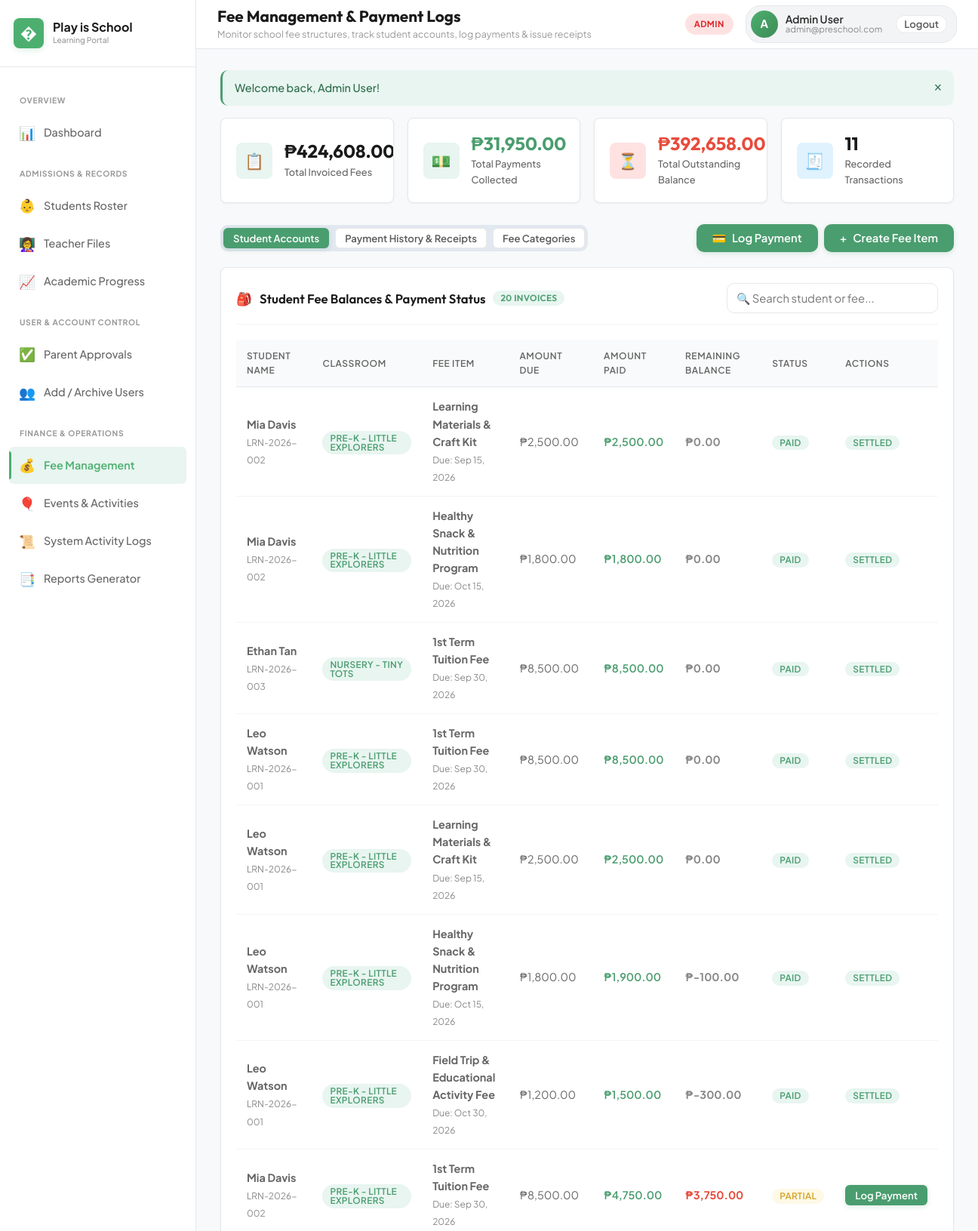
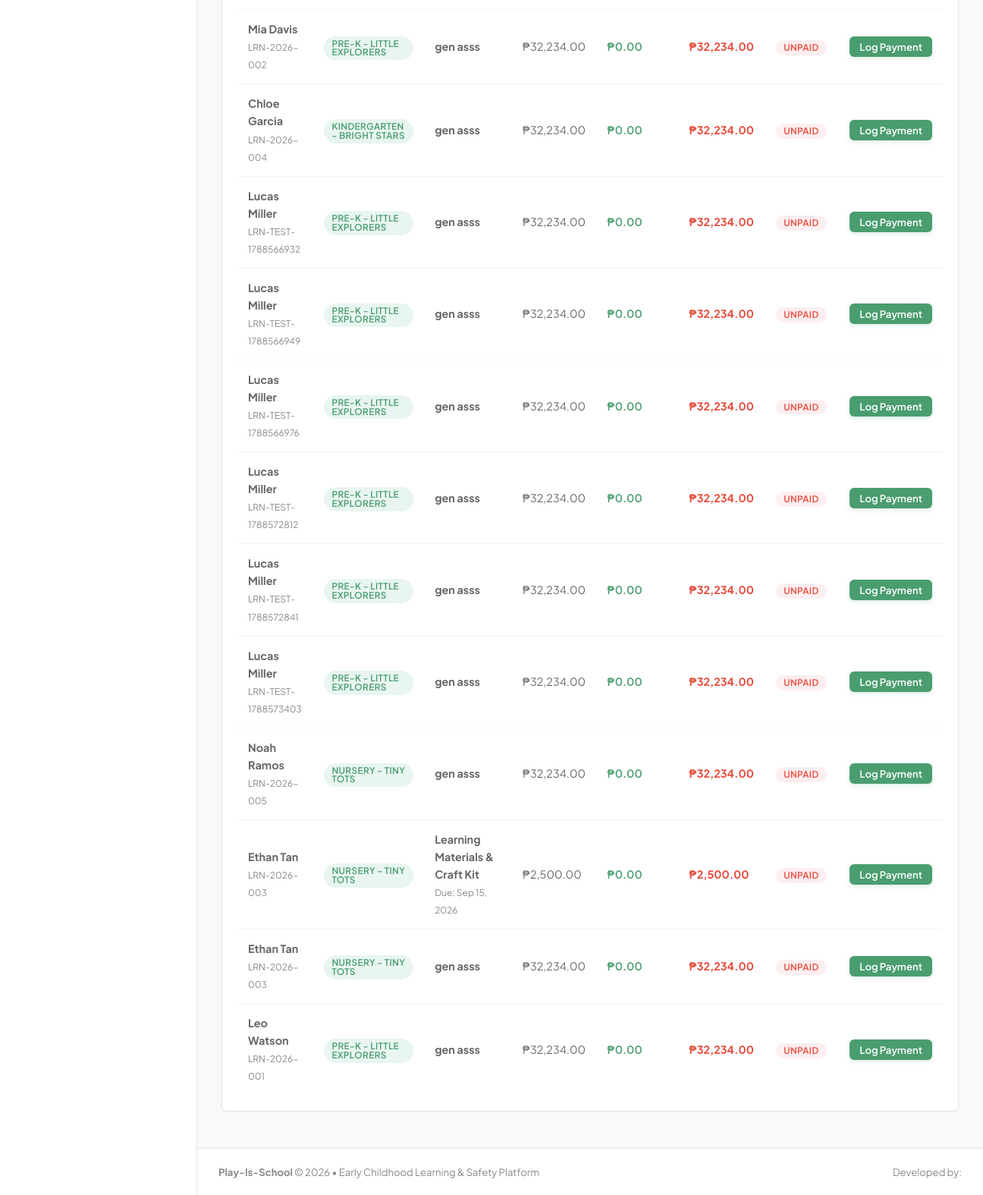
The page /admin/fees.php (signed in) on the database its author committed (2 pictures, top to bottom).
### tables this page shows
CREATE TABLE student_fees (
            id INTEGER PRIMARY KEY AUTOINCREMENT,
            student_id INTEGER NOT NULL,
            fee_id INTEGER NOT NULL,
            amount_due REAL NOT NULL,
            amount_paid REAL DEFAULT 0,
            status TEXT DEFAULT 'unpaid' CHECK(status IN ('unpaid', 'partially_paid', 'paid')),
            created_at DATETIME DEFAULT CURRENT_TIMESTAMP,
            FOREIGN KEY (student_id) REFERENCES students(id) ON DELETE CASCADE,
            FOREIGN KEY (fee_id) REFERENCES fees(id) ON DELETE CASCADE
        );

CREATE TABLE students (
            id INTEGER PRIMARY KEY AUTOINCREMENT,
            first_name TEXT NOT NULL,
            last_name TEXT NOT NULL,
            lrn TEXT UNIQUE,
            dob DATE NOT NULL,
            gender TEXT CHECK(gender IN ('Male', 'Female')),
            blood_type TEXT,
            classroom_id INTEGER,
            parent_id INTEGER,
            address TEXT,
            emergency_contact_name TEXT,
            emergency_contact_phone TEXT,
            allergies TEXT,
            medical_notes TEXT,
            enrollment_status TEXT DEFAULT 'enrolled' CHECK(enrollment_status IN ('enrolled', 'archived', 'withdrawn')),
            admission_date DATE,
            avatar TEXT,
            FOREIGN KEY (classroom_id) REFERENCES classrooms(id) ON DELETE SET NULL,
            FOREIGN KEY (parent_id) REFERENCES users(id) ON DELETE SET NULL
        );

CREATE TABLE classrooms (
            id INTEGER PRIMARY KEY AUTOINCREMENT,
            name TEXT NOT NULL,
            room_number TEXT,
            capacity INTEGER DEFAULT 20,
            teacher_id INTEGER,
            FOREIGN KEY (teacher_id) REFERENCES users(id) ON DELETE SET NULL
        );

CREATE TABLE fees (
            id INTEGER PRIMARY KEY AUTOINCREMENT,
            title TEXT NOT NULL,
            description TEXT,
            amount REAL NOT NULL,
            school_year TEXT NOT NULL,
            due_date DATE
        );

### config/config.php (called while the page is built, shortened)
<?php
function formatMoney($amount) {
    return '₱' . number_format((float)$amount, 2);
}
function formatDate($date, $format = 'M d, Y') {
    return date($format, strtotime($date));
}

### admin/fees.php (the view, shortened to what this page needs)
<?php
$db = getDB();
$totalInvoiced = $db->query("SELECT COALESCE(SUM(amount_due), 0) FROM student_fees")->fetchColumn();
$totalCollected = $db->query("SELECT COALESCE(SUM(amount_paid), 0) FROM student_fees")->fetchColumn();
$totalBalance = $totalInvoiced - $totalCollected;
$paymentsCount = $db->query("SELECT COUNT(*) FROM payment_logs")->fetchColumn();
$studentFees = $db->query("
    SELECT sf.*, s.first_name, s.last_name, s.lrn, c.name as class_name, f.title as fee_title, f.due_date
    FROM student_fees sf
    JOIN students s ON sf.student_id = s.id
    JOIN fees f ON sf.fee_id = f.id
    LEFT JOIN classrooms c ON s.classroom_id = c.id
    WHERE s.enrollment_status = 'enrolled'
    ORDER BY sf.status ASC, s.last_name ASC
")->fetchAll();
$activeTab = $_GET['tab'] ?? 'accounts';
require_once dirname(__DIR__) . '/includes/header.php';
?>
<div class="stat-grid">
    <div class="stat-card">
        <div class="stat-icon-wrapper stat-icon-primary">📋</div>
        <div class="stat-content">
            <div class="stat-value"><?= formatMoney($totalInvoiced) ?></div>
            <div class="stat-label">Total Invoiced Fees</div>
        </div>
    </div>
    <div class="stat-card">
        <div class="stat-icon-wrapper stat-icon-mint">💵</div>
        <div class="stat-content">
            <div class="stat-value" style="color: var(--mint);"><?= formatMoney($totalCollected) ?></div>
            <div class="stat-label">Total Payments Collected</div>
        </div>
    </div>
    <div class="stat-card">
        <div class="stat-icon-wrapper stat-icon-rose">⏳</div>
        <div class="stat-content">
            <div class="stat-value" style="color: var(--rose);"><?= formatMoney($totalBalance) ?></div>
            <div class="stat-label">Total Outstanding Balance</div>
        </div>
    </div>
    <div class="stat-card">
        <div class="stat-icon-wrapper stat-icon-sky">🧾</div>
        <div class="stat-content">
            <div class="stat-value"><?= number_format($paymentsCount) ?></div>
            <div class="stat-label">Recorded Transactions</div>
        </div>
    </div>
</div>
<div class="d-flex justify-between align-center" style="margin-bottom: 20px; flex-wrap: wrap; gap: 14px;">
    <div class="d-flex gap-2" style="background: #E2E8F0; padding: 4px; border-radius: var(--radius-md);">
        <a href="fees.php?tab=accounts" class="btn btn-sm <?= $activeTab === 'accounts' ? 'btn-primary' : 'btn-secondary' ?>">
            Student Accounts
        </a>
        <a href="fees.php?tab=payments" class="btn btn-sm <?= $activeTab === 'payments' ? 'btn-primary' : 'btn-secondary' ?>">
            Payment History & Receipts
        </a>
        <a href="fees.php?tab=structures" class="btn btn-sm <?= $activeTab === 'structures' ? 'btn-primary' : 'btn-secondary' ?>">
            Fee Categories
        </a>
    </div>
    <div class="d-flex gap-2">
        <button class="btn btn-mint" onclick="openLogPaymentModal()">
            <span>💳</span> Log Payment
        </button>
        <button class="btn btn-primary" onclick="openModal('addFeeModal')">
            <span>+</span> Create Fee Item
        </button>
    </div>
</div>
<?php if ($activeTab === 'accounts'): ?>
    <div class="card">
        <div class="card-header">
            <h3 class="card-title">
                <span>🎒</span> Student Fee Balances & Payment Status
                <span class="badge badge-primary"><?= count($studentFees) ?> Invoices</span>
            </h3>
            <input type="text" class="form-control" data-table-search="feeAccountsTable" placeholder="🔍 Search student or fee..." style="max-width: 280px;">
        </div>
        <div class="table-responsive">
            <table class="table" id="feeAccountsTable">
                <thead>
                    <tr>
                        <th>Student Name</th>
                        <th>Classroom</th>
                        <th>Fee Item</th>
                        <th>Amount Due</th>
                        <th>Amount Paid</th>
                        <th>Remaining Balance</th>
                        <th>Status</th>
                        <th>Actions</th>
                    </tr>
                </thead>
                <tbody>
                    <?php foreach ($studentFees as $sf):
                        $balance = $sf['amount_due'] - $sf['amount_paid'];
                    ?>
                        <tr>
                            <td>
                                <strong><?= htmlspecialchars($sf['first_name'] . ' ' . $sf['last_name']) ?></strong><br>
                                <small style="color: var(--text-muted);"><?= htmlspecialchars($sf['lrn']) ?></small>
                            </td>
                            <td><span class="badge badge-primary"><?= htmlspecialchars($sf['class_name'] ?? 'Unassigned') ?></span></td>
                            <td>
                                <strong><?= htmlspecialchars($sf['fee_title']) ?></strong>
                                <?php if ($sf['due_date']): ?>
                                    <br><small style="color: var(--text-muted);">Due: <?= formatDate($sf['due_date']) ?></small>
                                <?php endif; ?>
                            </td>
                            <td><?= formatMoney($sf['amount_due']) ?></td>
                            <td style="color: var(--mint); font-weight: 600;"><?= formatMoney($sf['amount_paid']) ?></td>
                            <td style="color: <?= $balance > 0 ? 'var(--rose)' : 'var(--text-muted)' ?>; font-weight: 700;">
                                <?= formatMoney($balance) ?>
                            </td>
                            <td>
                                <?php if ($sf['status'] === 'paid'): ?>
                                    <span class="badge badge-success">PAID</span>
                                <?php elseif ($sf['status'] === 'partially_paid'): ?>
                                    <span class="badge badge-warning">PARTIAL</span>
                                <?php else: ?>
                                    <span class="badge badge-danger">UNPAID</span>
                                <?php endif; ?>
                            </td>
                            <td>
                                <?php if ($balance > 0): ?>
                                    <button class="btn btn-mint btn-sm" onclick='prefillPayment(<?= json_encode($sf) ?>, <?= $balance ?>)'>
                                        Log Payment
                                    </button>
                                <?php else: ?>
                                    <span class="badge badge-success">Settled</span>
                                <?php endif; ?>
                            </td>
                        </tr>
                    <?php endforeach; ?>
                </tbody>
            </table>
        </div>
    </div>
<?php endif; ?>
<?php require_once dirname(__DIR__) . '/includes/footer.php'; ?>

### assets/css/style.css (style rules this page uses)
:root { --primary: #4A9D6F; --primary-light: #E8F5F0; --primary-hover: #2D6B4A; --primary-glow: rgba(74, 157, 111, 0.15); --accent: #E74C3C; --accent-light: #FDEEF0; --accent-hover: #C0392B; --secondary: #F4C430; --secondary-light: #FEF9E7; --secondary-hover: #D4A327; --sky: #5DADE2; --sky-light: #EAF2F8; --mint: #4A9D6F; --mint-light: #E8F5F0; --mint-dark: #2D6B4A; --rose: #E74C3C; --rose-light: #FDEEF0; --rose-dark: #A93226; --bg-main: #FAFAF8; --bg-card: #FFFFFF; --bg-card-subtle: #F5F3F1; --text-primary: #2C2C2C; --text-secondary: #5A5A5A; --text-muted: #898989; --border-color: #E8E8E8; --border-subtle: #F0F0F0; --grad-primary: linear-gradient(135deg, #4A9D6F 0%, #2D6B4A 100%); --grad-accent: linear-gradient(135deg, #E74C3C 0%, #C0392B 100%); --grad-secondary: linear-gradient(135deg, #F4C430 0%, #D4A327 100%); --grad-mint: linear-gradient(135deg, #4A9D6F 0%, #3D8760 100%); --grad-rose: linear-gradient(135deg, #E74C3C 0%, #C0392B 100%); --grad-hero: linear-gradient(135deg, #2D6B4A 0%, #4A9D6F 50%, #68B189 100%); --shadow-sm: 0 1px 2px 0 rgba(0, 0, 0, 0.03); --shadow-md: 0 2px 4px rgba(0, 0, 0, 0.05); --shadow-lg: 0 4px 8px rgba(0, 0, 0, 0.08); --shadow-xl: 0 8px 16px rgba(0, 0, 0, 0.1); --shadow-hover: 0 8px 16px rgba(74, 157, 111, 0.12); --radius-sm: 6px; --radius-md: 10px; --radius-lg: 14px; --radius-xl: 20px; --radius-full: 9999px; --trans-fast: 0.15s ease; --trans-normal: 0.25s ease; --trans-bounce: 0.3s ease; }
*, *::before, *::after { box-sizing: border-box; margin: 0; padding: 0; }
body { font-family: 'Plus Jakarta Sans', -apple-system, BlinkMacSystemFont, 'Segoe UI', Roboto, sans-serif; background-color: var(--bg-main); color: var(--text-primary); line-height: 1.6; -webkit-font-smoothing: antialiased; -moz-osx-font-smoothing: grayscale; min-height: 100vh; }
h1, h2, h3, h4, h5, h6 { font-family: 'Outfit', sans-serif; color: var(--text-primary); font-weight: 700; line-height: 1.25; }
a { color: var(--primary); text-decoration: none; transition: color var(--trans-fast); }
.btn { display: inline-flex; align-items: center; justify-content: center; gap: 8px; font-family: 'Plus Jakarta Sans', sans-serif; font-size: 0.92rem; font-weight: 600; padding: 10px 20px; border-radius: var(--radius-md); border: 1px solid transparent; cursor: pointer; transition: all var(--trans-fast); text-decoration: none; line-height: 1; white-space: nowrap; }
.btn-primary { background: var(--primary); color: #FFFFFF !important; box-shadow: 0 2px 6px rgba(74, 157, 111, 0.2); }
.btn-mint { background: var(--primary); color: #FFFFFF !important; box-shadow: 0 2px 6px rgba(74, 157, 111, 0.2); }
.btn-secondary { background: var(--bg-card); border-color: var(--border-color); color: var(--text-secondary) !important; }
.btn-sm { padding: 6px 12px; font-size: 0.82rem; border-radius: var(--radius-sm); }
.badge { display: inline-flex; align-items: center; gap: 5px; font-size: 0.74rem; font-weight: 600; text-transform: uppercase; letter-spacing: 0.03em; padding: 4px 10px; border-radius: var(--radius-full); line-height: 1; }
.badge-success { background: #E8F5F0; color: var(--primary); }
.badge-warning { background: #FEF9E7; color: var(--secondary-hover); }
.badge-danger { background: #FDEEF0; color: var(--accent); }
.badge-primary { background: #E8F5F0; color: var(--primary); }
.form-control, .form-select, textarea.form-control { width: 100%; padding: 10px 12px; font-family: inherit; font-size: 0.92rem; border: 1px solid var(--border-color); border-radius: var(--radius-md); background-color: var(--bg-card); color: var(--text-primary); transition: all var(--trans-fast); }
.d-flex { display: flex; }
.align-center { align-items: center; }
.justify-between { justify-content: space-between; }
.gap-2 { gap: 8px; }

### rows shown on the page
student_fees: student.last_name "Mia Davis", student.lrn "LRN-2026-002", classrooms.name "PRE-K - LITTLE EXPLORERS", fee.title "Learning Materials & Craft Kit", fee.due_date "Sep 15, 2026", amount_due "₱2,500.00", amount_paid "₱2,500.00", formatMoney($balance) "₱0.00", status "PAID", shows "SETTLED"
student_fees: student.last_name "Mia Davis", student.lrn "LRN-2026-002", classrooms.name "PRE-K - LITTLE EXPLORERS", fee.title "Healthy Snack & Nutrition Program", fee.due_date "Oct 15, 2026", amount_due "₱1,800.00", amount_paid "₱1,800.00", formatMoney($balance) "₱0.00", status "PAID", shows "SETTLED"
student_fees: student.last_name "Ethan Tan", student.lrn "LRN-2026-003", classrooms.name "NURSERY - TINY TOTS", fee.title "1st Term Tuition Fee", fee.due_date "Sep 30, 2026", amount_due "₱8,500.00", amount_paid "₱8,500.00", formatMoney($balance) "₱0.00", status "PAID", shows "SETTLED"
student_fees: student.last_name "Leo Watson", student.lrn "LRN-2026-001", classrooms.name "PRE-K - LITTLE EXPLORERS", fee.title "1st Term Tuition Fee", fee.due_date "Sep 30, 2026", amount_due "₱8,500.00", amount_paid "₱8,500.00", formatMoney($balance) "₱0.00", status "PAID", shows "SETTLED"
student_fees: student.last_name "Leo Watson", student.lrn "LRN-2026-001", classrooms.name "PRE-K - LITTLE EXPLORERS", fee.title "Learning Materials & Craft Kit", fee.due_date "Sep 15, 2026", amount_due "₱2,500.00", amount_paid "₱2,500.00", formatMoney($balance) "₱0.00", status "PAID", shows "SETTLED"
student_fees: student.last_name "Leo Watson", student.lrn "LRN-2026-001", classrooms.name "PRE-K - LITTLE EXPLORERS", fee.title "Healthy Snack & Nutrition Program", fee.due_date "Oct 15, 2026", amount_due "₱1,800.00", amount_paid "₱1,900.00", formatMoney($balance) "₱-100.00", status "PAID", shows "SETTLED"
student_fees: student.last_name "Leo Watson", student.lrn "LRN-2026-001", classrooms.name "PRE-K - LITTLE EXPLORERS", fee.title "Field Trip & Educational Activity Fee", fee.due_date "Oct 30, 2026", amount_due "₱1,200.00", amount_paid "₱1,500.00", formatMoney($balance) "₱-300.00", status "PAID", shows "SETTLED"
student_fees: student.last_name "Mia Davis", student.lrn "LRN-2026-002", classrooms.name "PRE-K - LITTLE EXPLORERS", fee.title "1st Term Tuition Fee", fee.due_date "Sep 30, 2026", amount_due "₱8,500.00", amount_paid "₱4,750.00", formatMoney($balance) "₱3,750.00", status "PARTIAL"
student_fees: student.last_name "Mia Davis", student.lrn "LRN-2026-002", classrooms.name "PRE-K - LITTLE EXPLORERS", fee.title "gen asss", amount_due "₱32,234.00", amount_paid "₱0.00", formatMoney($balance) "₱32,234.00", status "UNPAID"
student_fees: student.last_name "Chloe Garcia", student.lrn "LRN-2026-004", classrooms.name "KINDERGARTEN - BRIGHT STARS", fee.title "gen asss", amount_due "₱32,234.00", amount_paid "₱0.00", formatMoney($balance) "₱32,234.00", status "UNPAID"
student_fees: student.last_name "Lucas Miller", student.lrn "LRN-TEST-1788566932", classrooms.name "PRE-K - LITTLE EXPLORERS", fee.title "gen asss", amount_due "₱32,234.00", amount_paid "₱0.00", formatMoney($balance) "₱32,234.00", status "UNPAID"
student_fees: student.last_name "Lucas Miller", student.lrn "LRN-TEST-1788566949", classrooms.name "PRE-K - LITTLE EXPLORERS", fee.title "gen asss", amount_due "₱32,234.00", amount_paid "₱0.00", formatMoney($balance) "₱32,234.00", status "UNPAID"
student_fees: student.last_name "Lucas Miller", student.lrn "LRN-TEST-1788566976", classrooms.name "PRE-K - LITTLE EXPLORERS", fee.title "gen asss", amount_due "₱32,234.00", amount_paid "₱0.00", formatMoney($balance) "₱32,234.00", status "UNPAID"
student_fees: student.last_name "Lucas Miller", student.lrn "LRN-TEST-1788572812", classrooms.name "PRE-K - LITTLE EXPLORERS", fee.title "gen asss", amount_due "₱32,234.00", amount_paid "₱0.00", formatMoney($balance) "₱32,234.00", status "UNPAID"
student_fees: student.last_name "Lucas Miller", student.lrn "LRN-TEST-1788572841", classrooms.name "PRE-K - LITTLE EXPLORERS", fee.title "gen asss", amount_due "₱32,234.00", amount_paid "₱0.00", formatMoney($balance) "₱32,234.00", status "UNPAID"
student_fees: student.last_name "Lucas Miller", student.lrn "LRN-TEST-1788573403", classrooms.name "PRE-K - LITTLE EXPLORERS", fee.title "gen asss", amount_due "₱32,234.00", amount_paid "₱0.00", formatMoney($balance) "₱32,234.00", status "UNPAID"
student_fees: student.last_name "Noah Ramos", student.lrn "LRN-2026-005", classrooms.name "NURSERY - TINY TOTS", fee.title "gen asss", amount_due "₱32,234.00", amount_paid "₱0.00", formatMoney($balance) "₱32,234.00", status "UNPAID"
student_fees: student.last_name "Ethan Tan", student.lrn "LRN-2026-003", classrooms.name "NURSERY - TINY TOTS", fee.title "Learning Materials & Craft Kit", fee.due_date "Sep 15, 2026", amount_due "₱2,500.00", amount_paid "₱0.00", formatMoney($balance) "₱2,500.00", status "UNPAID"
student_fees: student.last_name "Ethan Tan", student.lrn "LRN-2026-003", classrooms.name "NURSERY - TINY TOTS", fee.title "gen asss", amount_due "₱32,234.00", amount_paid "₱0.00", formatMoney($balance) "₱32,234.00", status "UNPAID"
student_fees: student.last_name "Leo Watson", student.lrn "LRN-2026-001", classrooms.name "PRE-K - LITTLE EXPLORERS", fee.title "gen asss", amount_due "₱32,234.00", amount_paid "₱0.00", formatMoney($balance) "₱32,234.00", status "UNPAID"

### other values the page prints
$pageTitle "Fee Management & Payment Logs"
$pageSubtitle "Monitor school fee structures, track student accounts, log payments & issue receipts"
$role "ADMIN"
substr($user['name'] ?? 'U', 0, 1) "A"
$user['name'] "Admin User"
$user['email'] "admin@preschool.com"
$flash['message'] "Welcome back, Admin User!"
formatMoney($totalCollected) "₱31,950.00"
formatMoney($totalBalance) "₱392,658.00"
$paymentsCount "11"
count($studentFees) "20"
APP_NAME "Play-Is-School"
